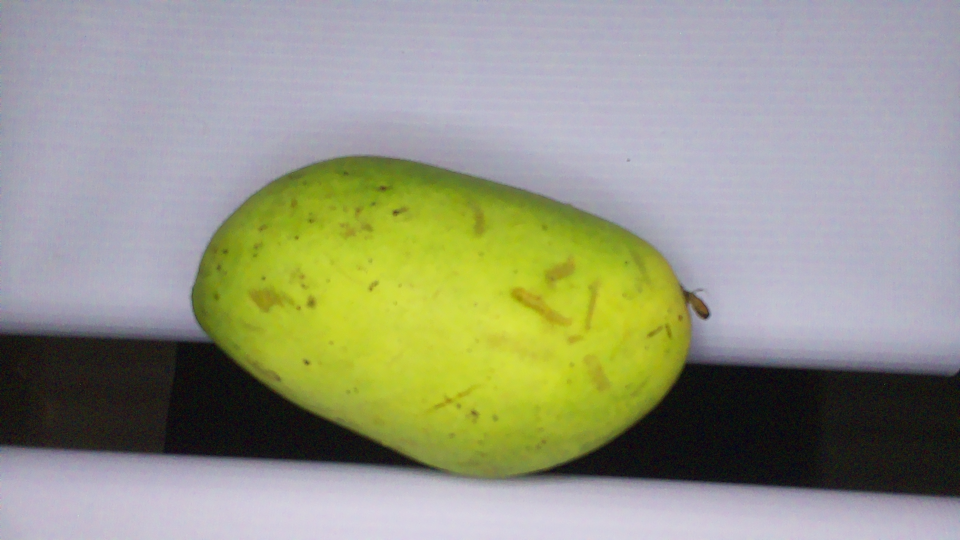
#> input picture paper_dataset/mango_3_bottom.png, 1920 x 1080 px (shown at 1/2 size)
$ python hsvtest.py
#> lines starting #> are read from the running program, lines starting #| are printed output that depends on the picture; after the words box and inside, x2 and y2 are one past the last pixel; in counts of white or black regions, pixels touching at a corner belong together
import cv2, numpy as np

# Read the image
# fr_img = cv2.imread('paper_dataset/mango_3_top.png')
fr_img = cv2.imread('paper_dataset/mango_3_bottom.png')
#> fr_img is the input picture: shape (1080, 1920, 3); mean B, G, R 132, 151.9, 150
bg_img = cv2.imread('paper_dataset/mango_3_background.png')
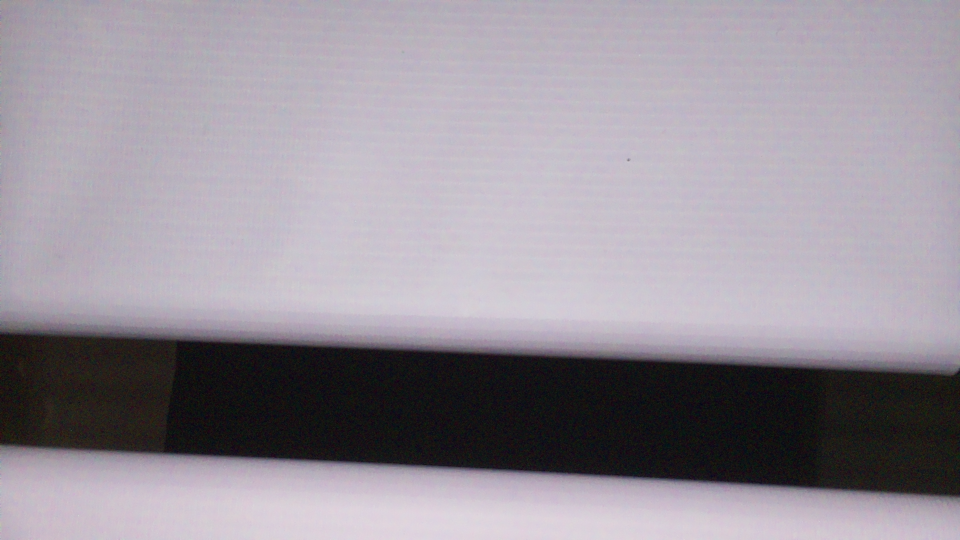
#> input picture paper_dataset/mango_3_background.png, 1920 x 1080 px (shown at 1/2 size)
#> bg_img is the input picture: shape (1080, 1920, 3); mean B, G, R 153.9, 144.8, 151.5
# fr_img = cv2.imread('vid/fg_resize1.png')
# bg_img = cv2.imread('vid/bg_resize1.png')

# Convert to HSV
hsv_img = cv2.cvtColor(fr_img, cv2.COLOR_BGR2HSV)
#> hsv_img: shape (1080, 1920, 3); mean H, S, V 96.2, 69.6, 162.8
hsv_bg_img = cv2.cvtColor(bg_img, cv2.COLOR_BGR2HSV)
#> hsv_bg_img: shape (1080, 1920, 3); mean H, S, V 129.7, 29.8, 155.1

# Decrease scale (e.g., 50% smaller)
scale = 1.0
new_width = int(hsv_img.shape[1] * scale)
#> new_width = 1920
new_height = int(hsv_img.shape[0] * scale)
#> new_height = 1080
other_width = int(hsv_bg_img.shape[1] * scale)
#> other_width = 1920
other_height = int(hsv_bg_img.shape[0] * scale)
#> other_height = 1080

# Resize the HSV image
resized_hsv = cv2.resize(hsv_img, (new_width, new_height), interpolation=cv2.INTER_AREA)
bg_resized_hsv = cv2.resize(hsv_bg_img, (other_width, other_height), interpolation=cv2.INTER_AREA)

# Display the resized HSV image
cv2.imshow('Resized HSV Image', resized_hsv)
cv2.waitKey(0)
# cv2.imshow('Bg HSV Image', bg_resized_hsv)
# cv2.waitKey(0)

# Foreground Mask Creation using Absolute Difference
fgMask = cv2.absdiff(resized_hsv, bg_resized_hsv)
#> fgMask: shape (1080, 1920, 3); mean H, S, V 42.6, 46.1, 20.3
cv2.imshow('Foreground Mask', fgMask)
cv2.waitKey(0)
gray = cv2.cvtColor(fgMask, cv2.COLOR_BGR2GRAY)
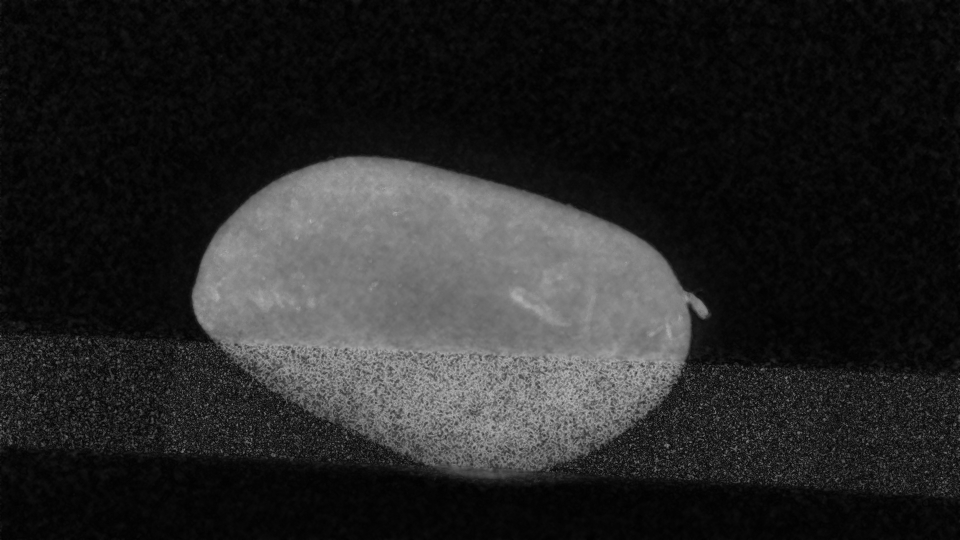
#> gray: shape (1080, 1920) (shown at 1/2 size); min 0, max 193, mean 38

# [24 lines of commented-out code are left out]
blur = gray
v = np.median(blur)
#> v = 11
lower = int(max(0, 0.66 * v))
#> lower = 7
upper = int(min(255, 1.33 * v))
#> upper = 14

# Canny edge detection
# tried Sobel but Canny worked better
edged = cv2.Canny(blur, lower, upper)
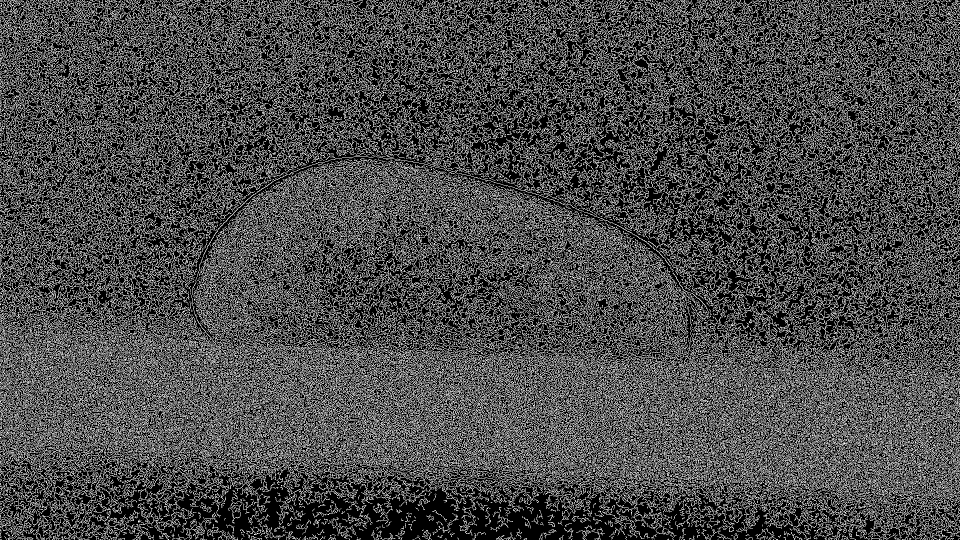
#> edged: shape (1080, 1920) (shown at 1/2 size); 29.2% white in thin lines or dots
cv2.imshow('Canny Edges', edged)
cv2.waitKey(0)

# Find contours and get the largest one
contours, hierarchy = cv2.findContours(edged,
                      cv2.RETR_EXTERNAL, cv2.CHAIN_APPROX_NONE)
#> contours = 25129 contours, 23192 with area under 20; largest, box (x1, y1, x2, y2) and area: (620, 676, 1207, 968) 28570, (1196, 715, 1336, 862) 5149, (468, 674, 664, 820) 3196, (1083, 710, 1187, 812) 1762, (773, 341, 973, 462) 1672
largest_contour = max(contours, key=cv2.contourArea)
#> largest_contour = contour of 27447 points, box (x1, y1, x2, y2) (620, 676, 1207, 968), area 28570

# Draw a bounding rectangle around the mango
x, y, w, h = cv2.boundingRect(largest_contour)
#> x = 620; y = 676; w = 587; h = 292

# Draw the rectangle for visualization
output = cv2.cvtColor(edged, cv2.COLOR_GRAY2BGR)
#> output: shape (1080, 1920, 3); 29.2% white in thin lines or dots
cv2.rectangle(output, (x, y), (x + w, y + h), (0, 255, 0), 2)
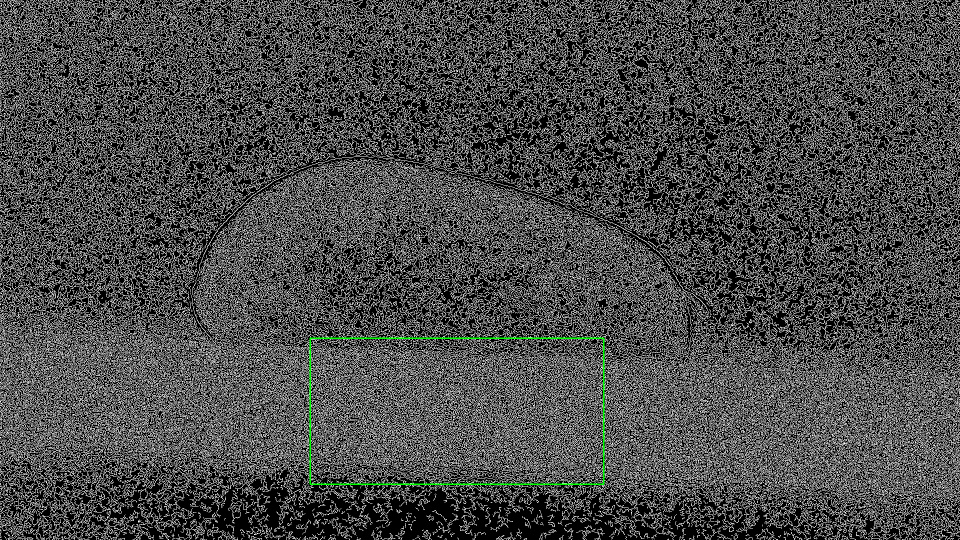
#> output: shape (1080, 1920, 3) (shown at 1/2 size); mean B, G, R 74.3, 74.9, 74.3
cv2.imshow('Bounding Box', output)
cv2.waitKey(0)

# Print measurements
print(f"Width (pixels): {w}")
#| Width (pixels): 587
print(f"Height (pixels): {h}")
#| Height (pixels): 292

cv2.destroyAllWindows()
